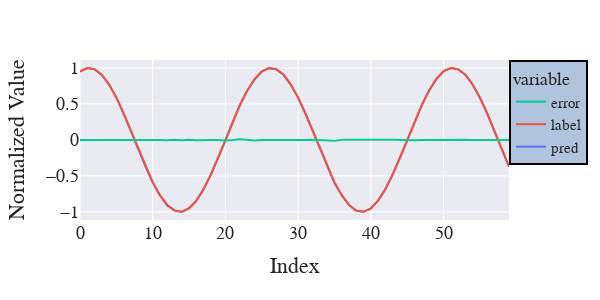

Notebook code for this chart:
### Code cell
plot_df ={'prediction_index': np.arange(pred_horizon),
          'pred': output[-pred_horizon:],
          'label': label_test[-pred_horizon:],
          'error': output[-pred_horizon:]-label_test[-pred_horizon:]}

fig = px.line(plot_df, x='prediction_index', y=['pred','label','error'], width=600, height=600)
fig.update_layout(
    legend=dict(
        x=1,
        y=1,
        traceorder="reversed",
        font=dict(
            size=15,
        ),
        bgcolor="LightSteelBlue",
        bordercolor="Black",
        borderwidth=2
    )
)
fig.update_layout(
    autosize=False,
    width=600,
    height=300,
    yaxis=dict(
        title_text="Normalized Value",
    ),
    xaxis=dict(title_text="Index"),
    font=dict(
    family="Times new Roman",
    size=18),
    template='seaborn'
)
fig.show()

### Figure 1 — Plotly figure (JSON) as saved in the notebook; plotly's stock layout.template omitted (floating-point values rounded to 4 significant figures)
{"data": [{"hovertemplate": "variable=pred<br>prediction_index=%{x}<br>value=%{y}<extra></extra>", "legendgroup": "pred", "line": {"color": "#636efa", "dash": "solid"}, "marker": {"symbol": "circle"}, "mode": "lines", "name": "pred", "orientation": "v", "showlegend": true, "type": "scatter", "x": [0, 1, 2, 3, 4, 5, 6, 7, 8, 9, 10, 11, 12, 13, 14, 15, 16, 17, 18, 19, 20, 21, 22, 23, 24, 25, 26, 27, 28, 29, 30, 31, 32, 33, 34, 35, 36, 37, 38, 39, 40, 41, 42, 43, 44, 45, 46, 47, 48, 49, 50, 51, 52, 53, 54, 55, 56, 57, 58, 59], "xaxis": "x", "y": [0.9496, 0.9972, 0.982, 0.9018, 0.7691, 0.5901, 0.3657, 0.1187, -0.1278, -0.3674, -0.5917, -0.7737, -0.9111, -0.9807, -1.003, -0.9502, -0.8503, -0.6847, -0.4824, -0.2505, -0.006963, 0.248, 0.4897, 0.6875, 0.8372, 0.948, 0.9944, 0.9806, 0.9062, 0.7619, 0.5873, 0.3663, 0.1261, -0.1308, -0.3724, -0.6016, -0.7691, -0.905, -0.9842, -1.0, -0.9528, -0.8463, -0.6821, -0.4806, -0.2511, -0.00154, 0.2444, 0.4814, 0.6854, 0.8451, 0.955, 0.9991, 0.98, 0.9065, 0.7678, 0.5847, 0.3695, 0.1307, -0.1303, -0.3703], "yaxis": "y"}, {"hovertemplate": "variable=label<br>prediction_index=%{x}<br>value=%{y}<extra></extra>", "legendgroup": "label", "line": {"color": "#EF553B", "dash": "solid"}, "marker": {"symbol": "circle"}, "mode": "lines", "name": "label", "orientation": "v", "showlegend": true, "type": "scatter", "x": [0, 1, 2, 3, 4, 5, 6, 7, 8, 9, 10, 11, 12, 13, 14, 15, 16, 17, 18, 19, 20, 21, 22, 23, 24, 25, 26, 27, 28, 29, 30, 31, 32, 33, 34, 35, 36, 37, 38, 39, 40, 41, 42, 43, 44, 45, 46, 47, 48, 49, 50, 51, 52, 53, 54, 55, 56, 57, 58, 59], "xaxis": "x", "y": [0.9511, 0.998, 0.9823, 0.9048, 0.7705, 0.5878, 0.3681, 0.1253, -0.1253, -0.3681, -0.5878, -0.7705, -0.9048, -0.9823, -0.998, -0.9511, -0.8443, -0.6845, -0.4818, -0.2487, 9.807e-15, 0.2487, 0.4818, 0.6845, 0.8443, 0.9511, 0.998, 0.9823, 0.9048, 0.7705, 0.5878, 0.3681, 0.1253, -0.1253, -0.3681, -0.5878, -0.7705, -0.9048, -0.9823, -0.998, -0.9511, -0.8443, -0.6845, -0.4818, -0.2487, -1.175e-14, 0.2487, 0.4818, 0.6845, 0.8443, 0.9511, 0.998, 0.9823, 0.9048, 0.7705, 0.5878, 0.3681, 0.1253, -0.1253, -0.3681], "yaxis": "y"}, {"hovertemplate": "variable=error<br>prediction_index=%{x}<br>value=%{y}<extra></extra>", "legendgroup": "error", "line": {"color": "#00cc96", "dash": "solid"}, "marker": {"symbol": "circle"}, "mode": "lines", "name": "error", "orientation": "v", "showlegend": true, "type": "scatter", "x": [0, 1, 2, 3, 4, 5, 6, 7, 8, 9, 10, 11, 12, 13, 14, 15, 16, 17, 18, 19, 20, 21, 22, 23, 24, 25, 26, 27, 28, 29, 30, 31, 32, 33, 34, 35, 36, 37, 38, 39, 40, 41, 42, 43, 44, 45, 46, 47, 48, 49, 50, 51, 52, 53, 54, 55, 56, 57, 58, 59], "xaxis": "x", "y": [-0.001499, -0.0008292, -0.00029, -0.003013, -0.001427, 0.002281, -0.002471, -0.006659, -0.002453, 0.0007035, -0.00391, -0.003208, -0.006239, 0.001585, -0.004518, 0.0008564, -0.005998, -0.0001979, -0.0006055, -0.001823, -0.006963, -0.0007123, 0.007965, 0.002937, -0.007154, -0.003086, -0.003596, -0.00173, 0.001343, -0.008606, -0.0004613, -0.001822, 0.0007512, -0.005456, -0.004229, -0.01378, 0.001417, -0.0001332, -0.001902, -0.001933, -0.001771, -0.002008, 0.002456, 0.001105, -0.002395, -0.00154, -0.004309, -0.0003438, 0.0008445, 0.0007935, 0.003923, 0.001034, -0.002257, 0.00169, -0.002743, -0.003041, 0.001417, 0.00532, -0.004937, -0.002186], "yaxis": "y"}], "layout": {"autosize": false, "font": {"family": "Times new Roman", "size": 18}, "height": 300, "legend": {"bgcolor": "LightSteelBlue", "bordercolor": "Black", "borderwidth": 2, "font": {"size": 15}, "title": {"text": "variable"}, "tracegroupgap": 0, "traceorder": "reversed", "x": 1, "y": 1}, "margin": {"t": 60}, "width": 600, "xaxis": {"anchor": "y", "domain": [0, 1], "title": {"text": "Index"}}, "yaxis": {"anchor": "x", "domain": [0, 1], "title": {"text": "Normalized Value"}}}}
